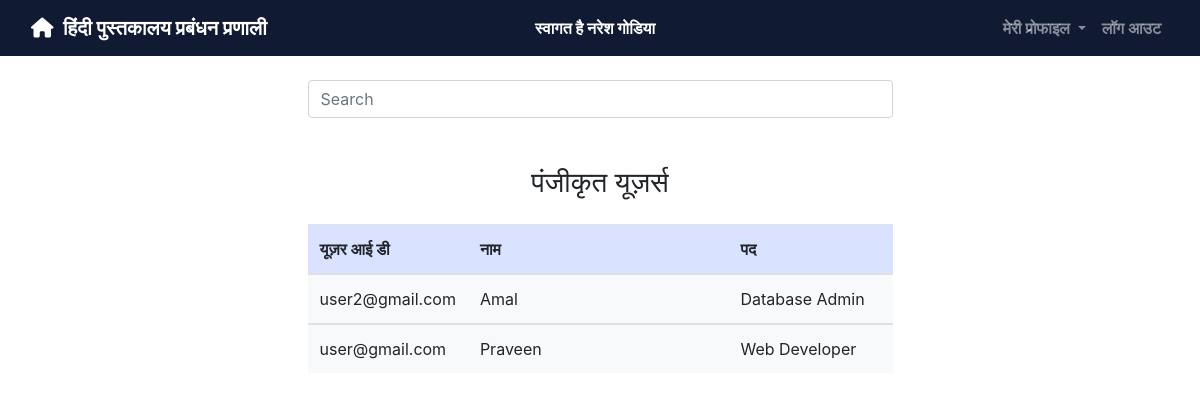
The app's page /admin/Regusers.php (signed in) with its own data.
### tables this page shows
CREATE TABLE `users` (
  `user_name` varchar(100) NOT NULL,
  `user_id` varchar(100) NOT NULL,
  `designation` varchar(100) NOT NULL
);

### admin/Regusers.php (the view, shortened to what this page needs)
<?php
	include "../asset/dbconnect.php";
	$query = "select * from users";
?>
<!DOCTYPE html>
<html>
<head>
	<link rel="stylesheet" type="text/css" href="../bootstrap4/css/bootstrap.min.css">
	<link rel="stylesheet" type="text/css" href="../css/all.css">
</head>
<body>
	<nav class="navbar navbar-expand-lg navbar-dark font-weight-bold" style="background-color:#101a32">
		<div class="container-fluid">
			<div class="navbar-header">
				<a class="navbar-brand" href="admin_dashboard.php"><i class="fas fa-house"></i>&nbsp;&nbsp;हिंदी पुस्तकालय प्रबंधन प्रणाली</a>
			</div>
			<div class="text-white"><span>स्वागत है <?php echo $_SESSION['name'];?>&nbsp;&nbsp;&nbsp;&nbsp;&nbsp;&nbsp;&nbsp;&nbsp;&nbsp;&nbsp;&nbsp;&nbsp;&nbsp;&nbsp;&nbsp;&nbsp;&nbsp;&nbsp;&nbsp;&nbsp;&nbsp;&nbsp;&nbsp;</span></div>
		    <ul class="nav navbar-nav navbar-right">
		      <li class="nav-item dropdown">
	        	<a class="nav-link dropdown-toggle" data-toggle="dropdown">मेरी प्रोफाइल </a>
		      </li>
		      <li class="nav-item">
		        <a class="nav-link" href="logout.php">लॉग आउट</a>
		      </li>
		    </ul>
		</div>
	</nav>
	<div class="row d-flex justify-content-center my-4">
		<div class="col-md-6" id="main_content">
			<input type="text" name="search_field" id="search_field" class="form-control" onkeyup="Search(this.value)" placeholder="Search" value="">
		</div>
	</div>
	<div class="text-center mt-5 mb-4"><h3>पंजीकृत यूज़र्स</h3></div>
	<div id="fetch_table">
	<div class="row d-flex justify-content-center mb-5">
		<div class="col-md-6">
			<table class="table table-hover" style="margin:auto;">
				<thead class="sticky-top" style="background-color: #d9e2ff">
					<tr>
						<th>यूज़र आई डी</th>
						<th style="width:50%">नाम</th>
						<th style="width:30%">पद</th>
					</tr>
				</thead>
			<?php
				$query_run = mysqli_query($connection,$query);
				while ($row = mysqli_fetch_assoc($query_run)){
					$user_id = $row['user_id'];
					$user_name = $row['user_name'];
					$designation = $row['designation'];
			?>
				<tbody class="bg-light">
					<tr>
						<td><?php echo $user_id;?></td>
						<td><?php echo $user_name;?></td>
						<td><?php echo $designation;?></td>
					</tr>
				</tbody>
			<?php
				}
			?>
			</table>
		</div>
	</div>
	</div>
</body>
</html>

### records on screen
users: user_id "user2@gmail.com", user_name "Amal", designation "Database Admin"
users: user_id "user@gmail.com", user_name "Praveen", designation "Web Developer"

### other values on screen
$_SESSION['name'] "नरेश गोडिया"
